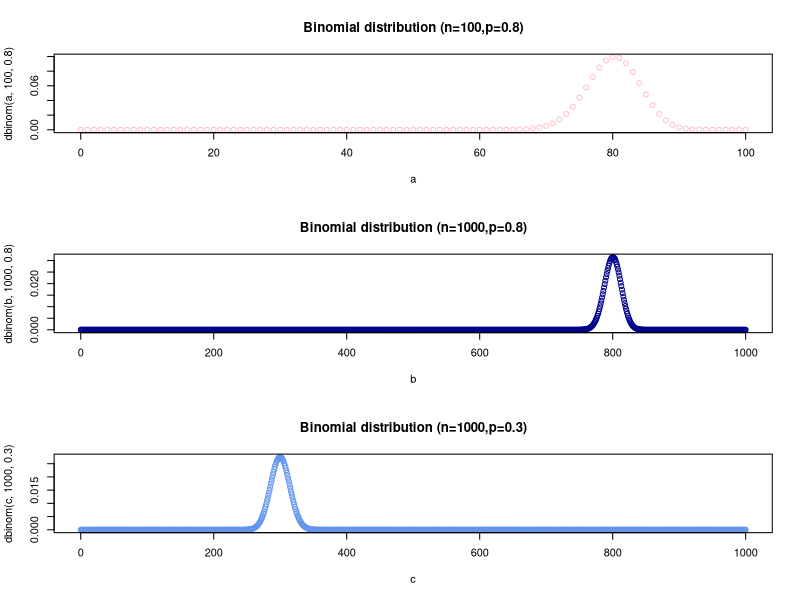
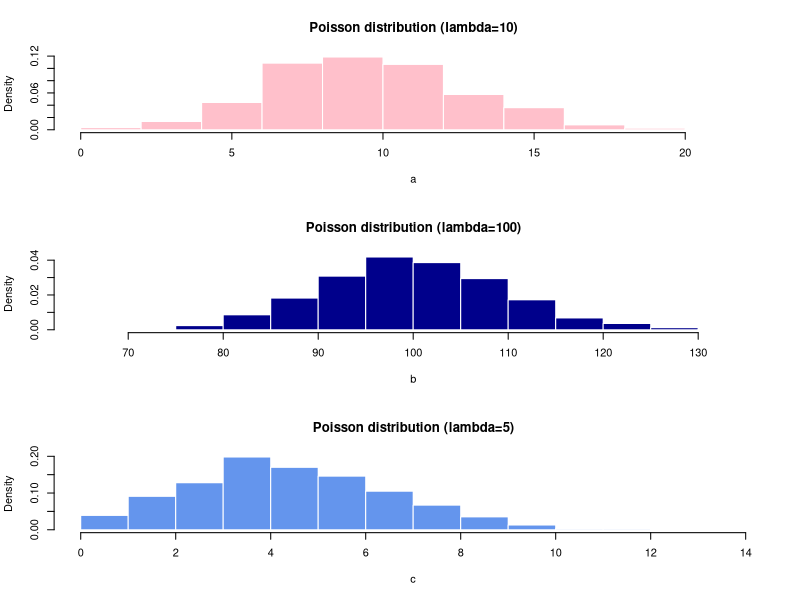
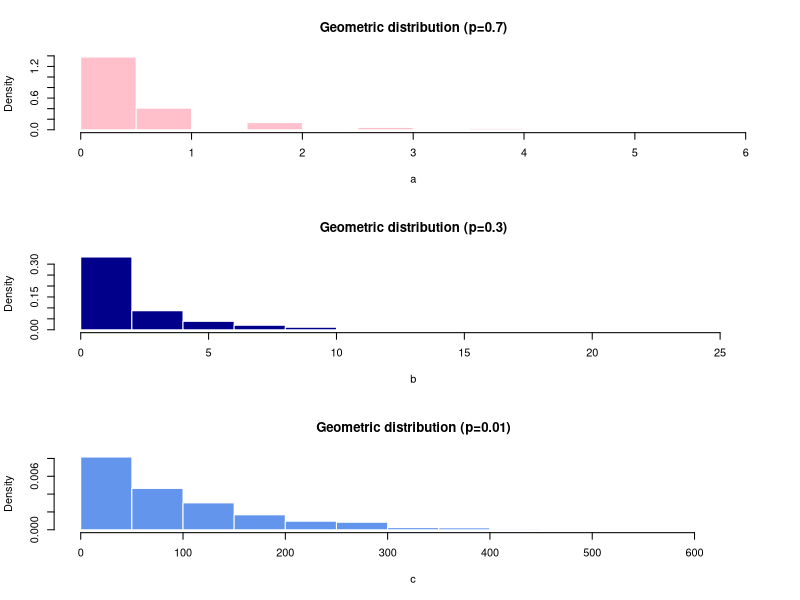
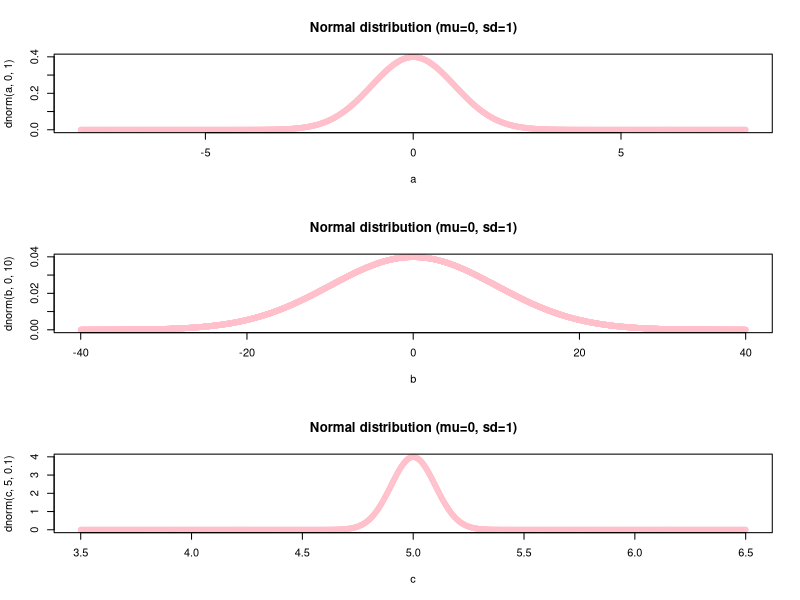
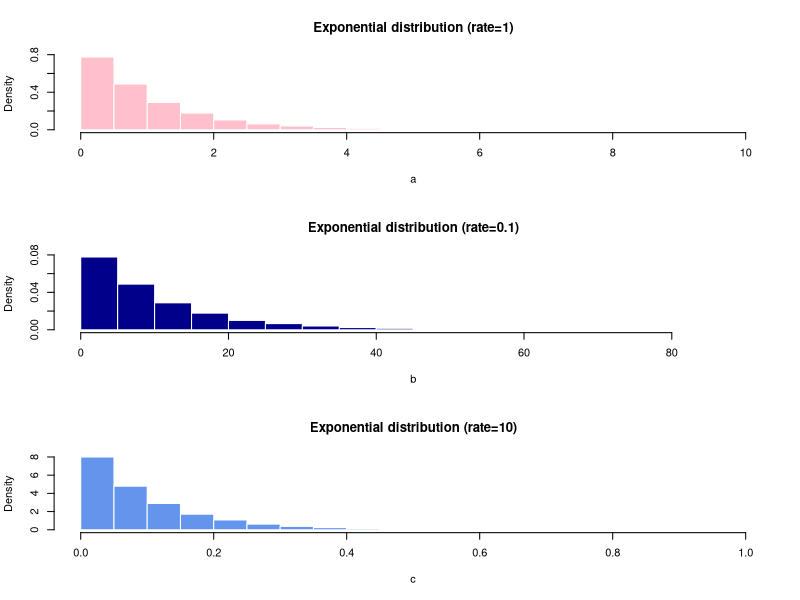
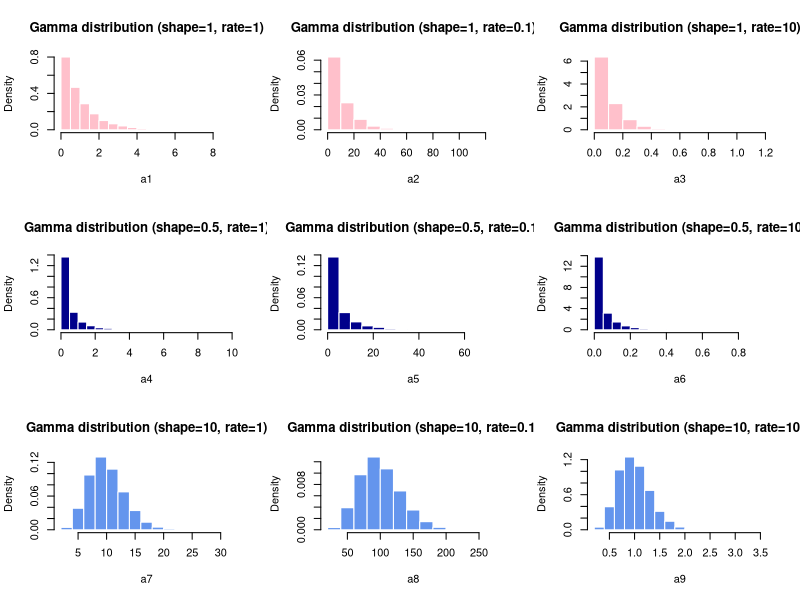
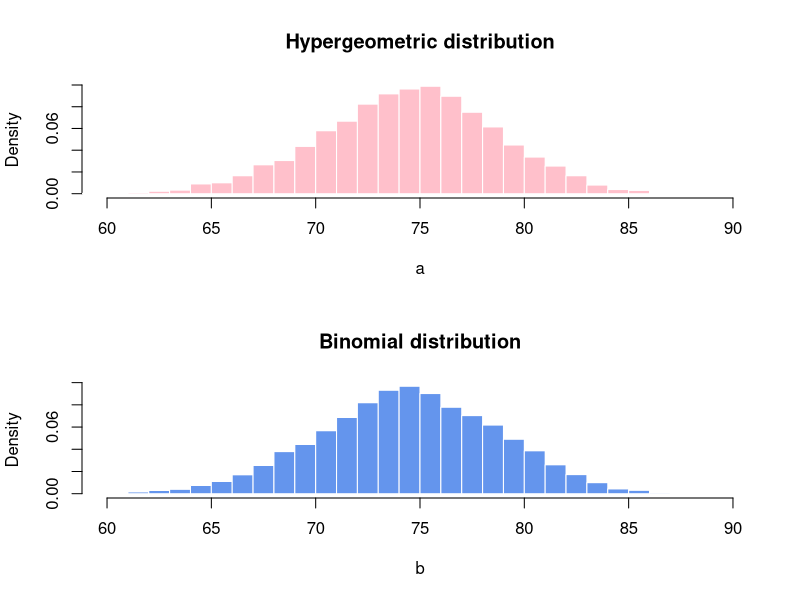
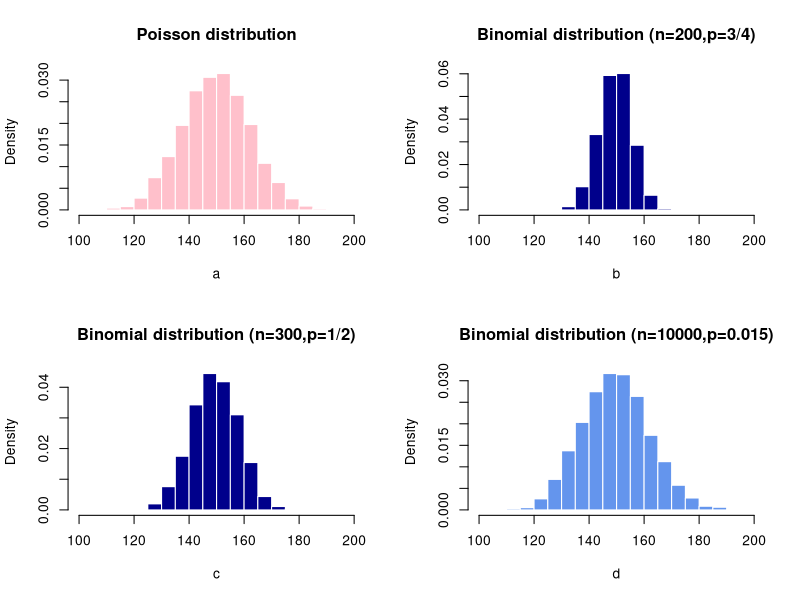

Write R code to recreate these figures, in order.
########## Session 2 ##########

### 2. Distributions with varying parameters ###

### Discrete random variables

# Binomial
{
  name1=c('Binomial distribution (n=100,p=0.8)')
  name2=c('Binomial distribution (n=1000,p=0.8)')
  name3=c('Binomial distribution (n=1000,p=0.3)')
  
  par(mfrow=c(3,1))
  
  # parameter
  
  a=seq(0,100)
  b=seq(0,1000)
  c=seq(0,1000)
  
  plot(a,dbinom(a,100,0.8),col=c('pink'),main=name1)
  plot(b,dbinom(b,1000,0.8),col=c('dark blue'),main=name2)
  plot(c,dbinom(c,1000,0.3),col=c('cornflowerblue'),main=name3)
}

# Poisson
{
  name1=c('Poisson distribution (lambda=10)')
  name2=c('Poisson distribution (lambda=100)')
  name3=c('Poisson distribution (lambda=5)')
  
  par(mfrow=c(3,1))
  
  # parameter
  a=rpois(1000,10)
  b=rpois(1000,100)
  c=rpois(1000,5)
  
  hist(a,col=c('pink'),border='white',freq=FALSE,main=name1)
  hist(b,col=c('dark blue'),border='white',freq=FALSE,main=name2)
  hist(c,col=c('cornflowerblue'),border='white',freq=FALSE,main=name3)
}

# Geometric
{
  name1=c('Geometric distribution (p=0.7)')
  name2=c('Geometric distribution (p=0.3)')
  name3=c('Geometric distribution (p=0.01)')
  
  par(mfrow=c(3,1))
  
  # parameter
  a=rgeom(1000,0.7)
  b=rgeom(1000,0.3)
  c=rgeom(1000,0.01)
  
  hist(a,col=c('pink'),border='white',freq=FALSE,main=name1)
  hist(b,col=c('dark blue'),border='white',freq=FALSE,main=name2)
  hist(c,col=c('cornflowerblue'),border='white',freq=FALSE,main=name3)
}

# 
### Continuous random variables

# Normal
{
  name1=c('Normal distribution (mu=0, sd=1)')
  name2=c('Normal distribution (mu=0, sd=10)')
  name3=c('Normal distribution (mu=5, sd=0.1)')
  
  par(mfrow=c(3,1))
  
  # parameter
  a=seq(-8,8,length=1000)
  b=seq(-40,40,length=4000)
  c=seq(3.5,6.5,length=1000)
  
  plot(a,dnorm(a,0,1),col=c('pink'),main=name1)
  plot(b,dnorm(b,0,10),col=c('pink'),main=name1)
  plot(c,dnorm(c,5,0.1),col=c('pink'),main=name1)
}

# Exponential
{
  name1=c('Exponential distribution (rate=1)')
  name2=c('Exponential distribution (rate=0.1)')
  name3=c('Exponential distribution (rate=10)')
  
  par(mfrow=c(3,1))
  
  # parameter
  a=rexp(10000,rate=1)
  b=rexp(10000,rate=1/10)
  c=rexp(10000,rate=10)
  
  hist(a,col=c('pink'),border='white',freq=FALSE,main=name1)
  hist(b,col=c('dark blue'),border='white',freq=FALSE,main=name2)
  hist(c,col=c('cornflowerblue'),border='white',freq=FALSE,main=name3)
}

# Gamma distribution
{
  name1=c('Gamma distribution (shape=1, rate=1)')
  name2=c('Gamma distribution (shape=1, rate=0.1)')
  name3=c('Gamma distribution (shape=1, rate=10)')
  
  name4=c('Gamma distribution (shape=0.5, rate=1)')
  name5=c('Gamma distribution (shape=0.5, rate=0.1)')
  name6=c('Gamma distribution (shape=0.5, rate=10)')
  
  name7=c('Gamma distribution (shape=10, rate=1)')
  name8=c('Gamma distribution (shape=10, rate=0.1)')
  name9=c('Gamma distribution (shape=10, rate=10)')
  
  par(mfrow=c(3,3))
  
  # parameter
  a1=rgamma(10000,shape=1,rate=1)
  a2=rgamma(10000,shape=1,rate=1/10)
  a3=rgamma(10000,shape=1,rate=10)
  a4=rgamma(10000,shape=0.5,rate=1)
  a5=rgamma(10000,shape=0.5,rate=1/10)
  a6=rgamma(10000,shape=0.5,rate=10)
  a7=rgamma(10000,shape=10,rate=1)
  a8=rgamma(10000,shape=10,rate=1/10)
  a9=rgamma(10000,shape=10,rate=10)
  
  hist(a1,col=c('pink'),border='white',freq=FALSE,main=name1)
  hist(a2,col=c('pink'),border='white',freq=FALSE,main=name2)
  hist(a3,col=c('pink'),border='white',freq=FALSE,main=name3)
  hist(a4,col=c('dark blue'),border='white',freq=FALSE,main=name4)
  hist(a5,col=c('dark blue'),border='white',freq=FALSE,main=name5)
  hist(a6,col=c('dark blue'),border='white',freq=FALSE,main=name6)
  hist(a7,col=c('cornflowerblue'),border='white',freq=FALSE,main=name7)
  hist(a8,col=c('cornflowerblue'),border='white',freq=FALSE,main=name8)
  hist(a9,col=c('cornflowerblue'),border='white',freq=FALSE,main=name9)
}


### 3. Relationship between distributions ###

# 3-1. Hypergeometric vs Binomial
{
name1=c('Hypergeometric distribution')
name2=c('Binomial distribution')
par(mfrow=c(2,1))

# parameter
a=rhyper(10000,1500,500,100)
b=rbinom(10000,100,3/4)

hist(a,breaks=40,col=c('pink'),border='white',xlim=c(60,90),freq=FALSE,main=name1)
hist(b,breaks=40,col=c('cornflowerblue'),border='white',xlim=c(60,90),freq=FALSE,main=name2)
}


# 3-2. Binomial vs Poisson (when np converges to lambda as n increases)
{
name1=c('Poisson distribution')
name2=c('Binomial distribution (n=200,p=3/4)')
name3=c('Binomial distribution (n=300,p=1/2)')
name4=c('Binomial distribution (n=10000,p=0.015)')

par(mfrow=c(2,2))

# parameter
a=rpois(5000,150)
b=rbinom(5000,200,150/200)
c=rbinom(5000,300,1/2)
d=rbinom(5000,10000,150/10000)

hist(a,breaks=20,col=c('pink'),border='white',xlim=c(100,200),freq=FALSE,main=name1)
hist(b,breaks=15,col=c('dark blue'),border='white',xlim=c(100,200),freq=FALSE,main=name2)
hist(c,breaks=20,col=c('dark blue'),border='white',xlim=c(100,200),freq=FALSE,main=name3)
hist(d,breaks=20,col=c('cornflowerblue'),border='white',xlim=c(100,200),freq=FALSE,main=name4)
}


# 3-3. Negative binomial vs Geometric
{
name1=c('Negative binomial distribution')
name2=c('Geometric distribution (n=1)')
name3=c('Geometric distribution (n=5)')
name4=c('Geometric distribution (n=10)')

par(mfrow=c(2,2))

# parameter
a=rnbinom(10000,10,1/5)
b=rgeom(100,1/5)
c=vector()
d=vector()
for(i in 1:1000){
c=c(c,sum(rgeom(5,1/5)))
d=c(d,sum(rgeom(10,1/5)))
}

hist(a,col=c('pink'),border='white',freq=FALSE,main=name1,xlim=c(0,100))
hist(b,col=c('dark blue'),border='white',freq=FALSE,main=name2)
hist(c,col=c('dark blue'),border='white',freq=FALSE,main=name3,xlim=c(0,100))
hist(d,col=c('cornflowerblue'),border='white',freq=FALSE,main=name4,xlim=c(0,100))
}


# 3-4. Exponential vs Gamma distribution
{
  name1=c('Exponential distribution (rate=1)')
  name2=c('Exponential distribution (rate=0.1)')
  
  name3=c('Gamma distribution (shape=1, rate=1)')
  name4=c('Gamma distribution (shape=1, rate=0.1)')
  
  par(mfrow=c(2,2))
  
  # parameter
  a=rexp(10000,rate=1)
  b=rexp(10000,rate=1/10)
  c=rgamma(10000,shape=1,rate=1)
  d=rgamma(10000,shape=1,rate=1/10)
  
  hist(a,col=c('pink'),border='white',freq=FALSE,main=name1)
  hist(b,col=c('pink'),border='white',freq=FALSE,main=name2)
  hist(c,col=c('cornflowerblue'),border='white',freq=FALSE,main=name3)
  hist(d,col=c('cornflowerblue'),border='white',freq=FALSE,main=name4)
}

